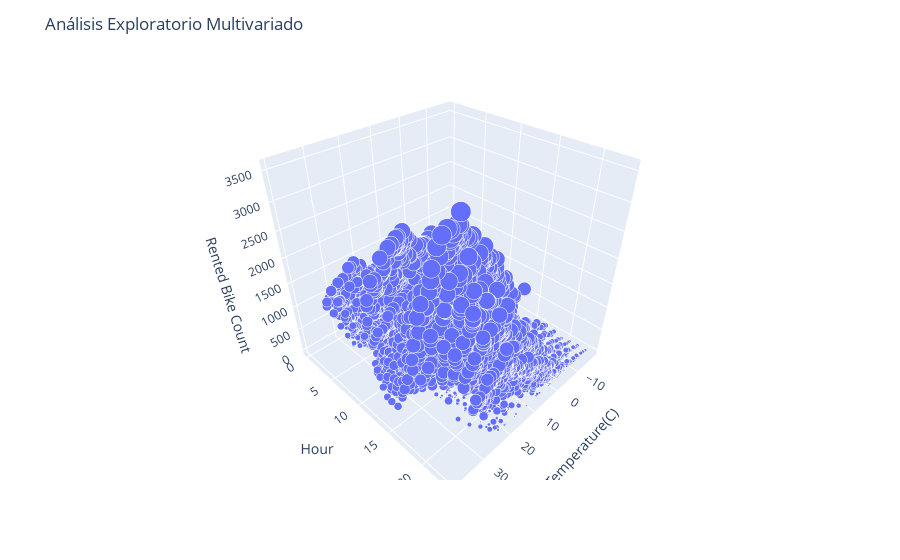

The cell this chart's notebook holds for it:
### Markdown cell above
Análisis Exploratorio Multivariado (x=Temperature, y=Hour, z=Rented Bike Count)

### Code cell
import plotly.express as px
fig = px.scatter_3d(df, x=df["Temperature(C)"], y=df["Hour"], z=df["Rented Bike Count"], size="Rented Bike Count", opacity=1)
fig.update_layout(title="Análisis Exploratorio Multivariado")
fig.show()

### Figure 1 — Plotly figure (JSON) as saved in the notebook; plotly's stock layout.template omitted (floating-point values rounded to 4 significant figures; data arrays with more than 128 entries replaced by an {"elided": "..."} marker saying what was removed)
{"data": [{"hovertemplate": "Temperature(C)=%{x}<br>Hour=%{y}<br>Rented Bike Count=%{marker.size}<extra></extra>", "legendgroup": "", "marker": {"color": "#636efa", "opacity": 1, "size": {"elided": "8760 int values"}, "sizemode": "area", "sizeref": 8.89, "symbol": "circle"}, "mode": "markers", "name": "", "scene": "scene", "showlegend": false, "type": "scatter3d", "x": {"elided": "8760 float values"}, "y": {"elided": "8760 int values"}, "z": {"elided": "8760 int values"}}], "layout": {"legend": {"itemsizing": "constant", "tracegroupgap": 0}, "margin": {"t": 60}, "scene": {"domain": {"x": [0, 1], "y": [0, 1]}, "xaxis": {"title": {"text": "Temperature(C)"}}, "yaxis": {"title": {"text": "Hour"}}, "zaxis": {"title": {"text": "Rented Bike Count"}}}, "title": {"text": "Análisis Exploratorio Multivariado"}}}
